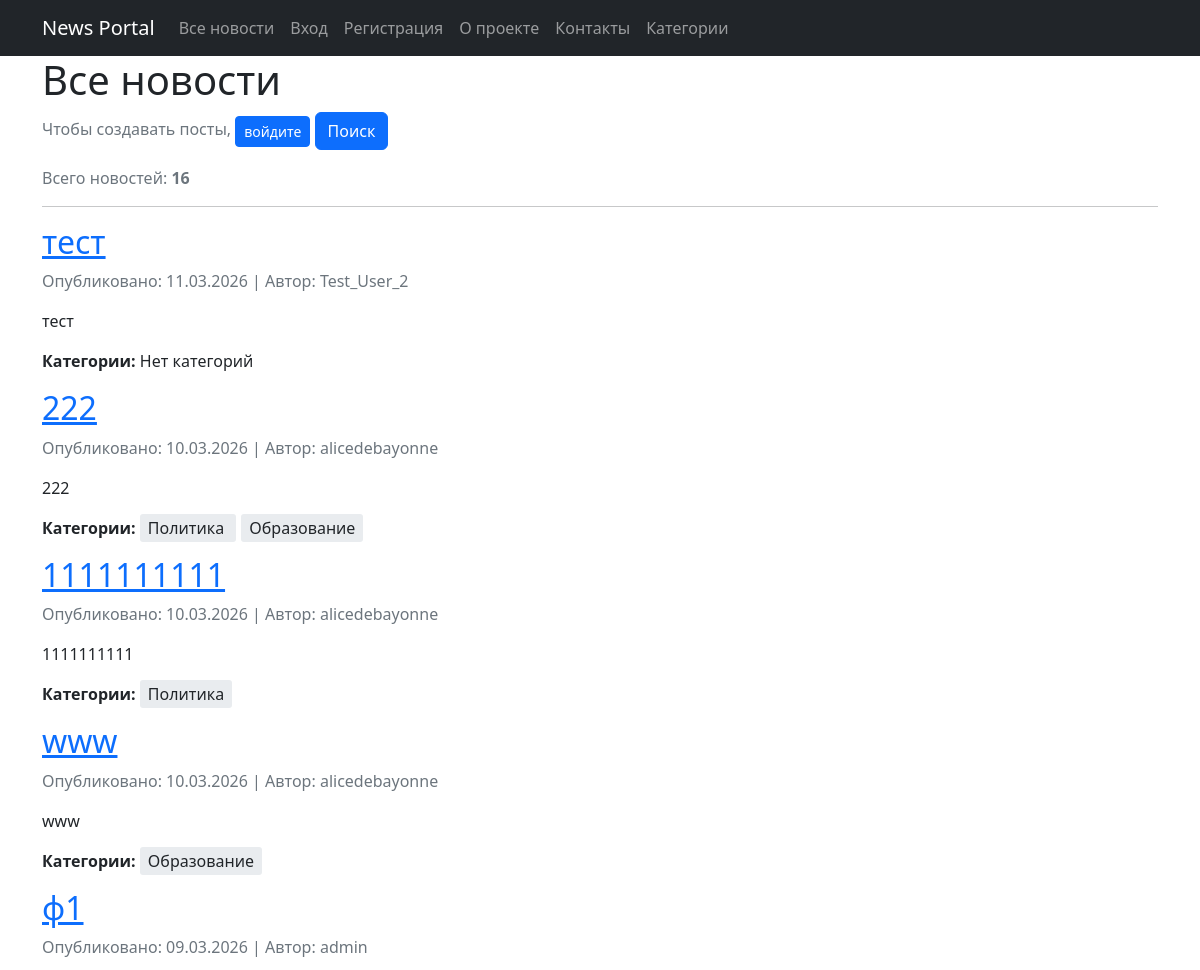
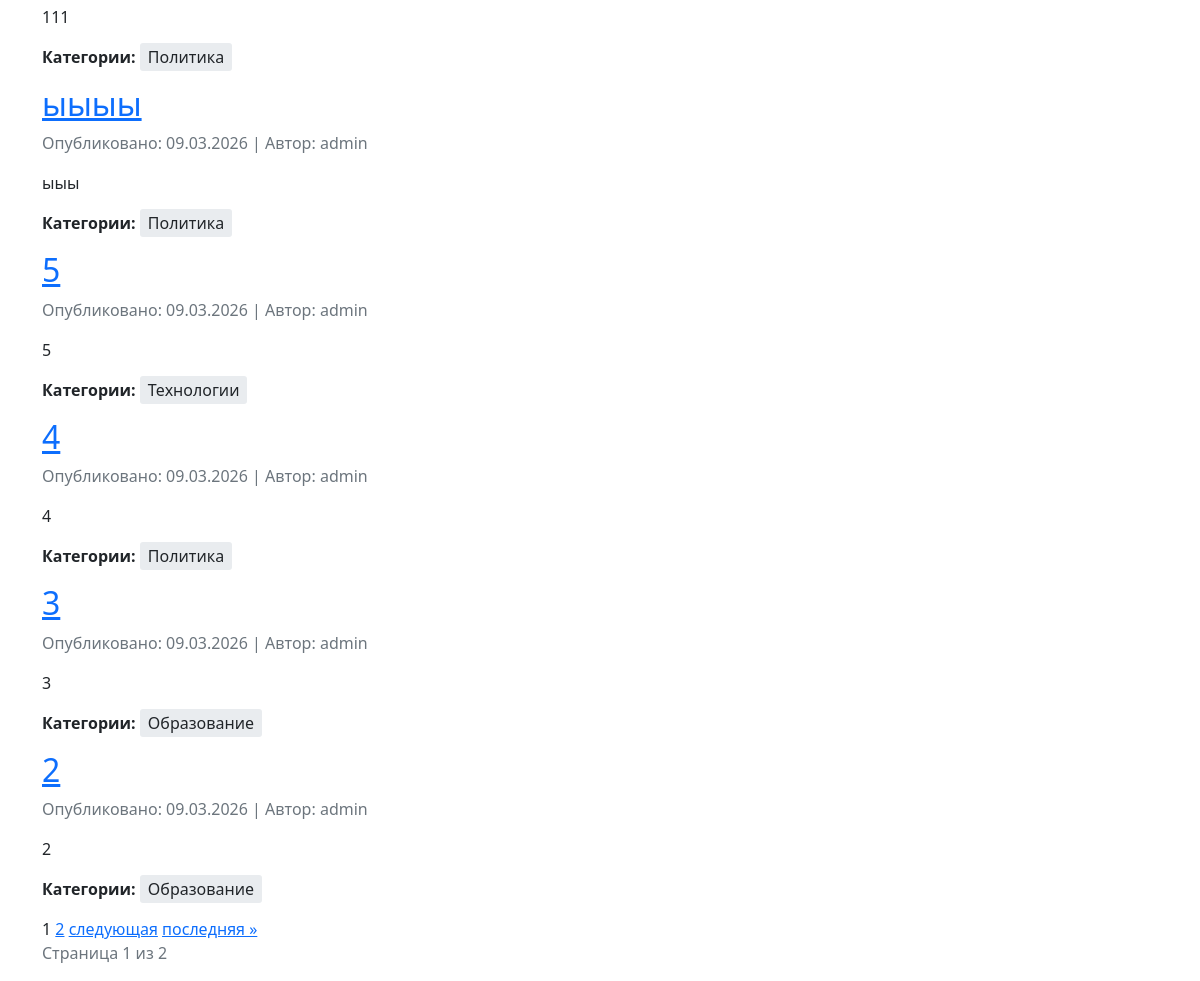
Page /news/ on the committed database (2 pictures, top to bottom).
### news/models.py (models this page shows, shortened)
class Post(models.Model):
    ARTICLE = 'AR'
    NEWS = 'NW'
    POST_TYPES = [
        (ARTICLE, 'Статья'),
        (NEWS, 'Новость'),
    ]
    author = models.ForeignKey(Author, on_delete=models.CASCADE, related_name='posts')
    post_type = models.CharField(max_length=2, choices=POST_TYPES, default=ARTICLE)
    created_at = models.DateTimeField(auto_now_add=True)
    categories = models.ManyToManyField(Category, through='PostCategory')
    title = models.CharField(max_length=200)
    content = models.TextField()
    rating = models.IntegerField(default=0)

class Author(models.Model):
    user = models.OneToOneField(User, on_delete=models.CASCADE)
    rating = models.IntegerField(default=0)

class Category(models.Model):
    name = models.CharField(max_length=100, unique=True)
    subscribers = models.ManyToManyField(
        User,
        related_name='subscribed_categories',
        blank=True
    )

### news/views.py (the view)
# urls.py: path('', NewsList.as_view(), name='news_list'),
class NewsList(ListView):
    model = Post
    template_name = 'news_list.html'
    context_object_name = 'news'
    queryset = Post.objects.filter(post_type='NW').order_by('-created_at')
    paginate_by = 10

### news/templatetags/custom_filters.py (called while the page is built)
@register.filter(name='censor')
@stringfilter  # Фильтр будет применяться только к строкам
def censor(value):
    if not isinstance(value, str):
        raise TypeError(f"Фильтр censor может применяться только к строкам. Получен тип: {type(value).__name__}")
    words = value.split()
    censored_words = []
    for word in words:
        word_lower = word.lower().strip('.,!?;:"()')
        if word_lower in BAD_WORDS:
            first_letter = word[0]
            censored_word = first_letter + '*' * (len(word) - 1)
            if word[-1] in '.,!?;:"()':
                censored_word += word[-1]
            censored_words.append(censored_word)
        else:
            censored_words.append(word)
    return ' '.join(censored_words)

### templates/news_list.html (shortened to what this page needs)
{% extends "flatpages/default.html" %}
{% load custom_filters %}
{% block content %}
    <h1>Все новости</h1>
    <p>
    {% if user.is_authenticated %}
        {% if perms.news.add_post %}
            <a href="{% url 'news_create' %}" class="btn btn-success">Создать новость</a>
            <a href="{% url 'article_create' %}" class="btn btn-info">Создать статью</a>
        {% else %}
            <span class="text-muted">Чтобы создавать посты, </span>
            <a href="{% url 'become_author' %}" class="btn btn-warning btn-sm">Станьте автором</a>
        {% endif %}
    {% else %}
        <span class="text-muted">Чтобы создавать посты, </span>
        <a href="{% url 'account_login' %}" class="btn btn-primary btn-sm">войдите</a>
    {% endif %}
    <a href="{% url 'news_search' %}" class="btn btn-primary">Поиск</a>
    </p>
    <p class="text-muted">Всего новостей: <strong>{{ page_obj.paginator.count }}</strong></p>
    <hr>
    {% if news %}
        {% for post in news %}
            <div class="news-item">
                <h2>
                    <a href="{% url 'news_detail' post.id %}">{{ post.title|censor }}</a>
                </h2>
                <p class="text-muted">
                    Опубликовано: {{ post.created_at|date:"d.m.Y" }} |
                    Автор: {{ post.author.user.username }}
                </p>
                <p>{{ post.content|censor|truncatewords:20 }}</p>
                <p>
                    <strong>Категории:</strong>
                    {% for category in post.categories.all %}
                        <span style="background-color: #e9ecef; padding: 3px 8px; margin-right: 5px; border-radius: 3px;">
                            {{ category.name }}
                        </span>
                    {% empty %}
                        <span>Нет категорий</span>
                    {% endfor %}
                </p>
            </div>
        {% endfor %}
        {% if is_paginated %}
            <div class="pagination">
                <span class="step-links">
                    {% for num in page_obj.paginator.page_range %}
                        {% if page_obj.number == num %}
                            <span class="current">{{ num }}</span>
                        {% elif num > page_obj.number|add:'-3' and num < page_obj.number|add:'3' %}
                            <a href="?page={{ num }}">{{ num }}</a>
                        {% endif %}
                    {% endfor %}
                    {% if page_obj.has_next %}
                        <a href="?page={{ page_obj.next_page_number }}">следующая</a>
                        <a href="?page={{ page_obj.paginator.num_pages }}">последняя &raquo;</a>
                    {% endif %}
                </span>
            </div>
            <p class="text-muted">
                Страница {{ page_obj.number }} из {{ page_obj.paginator.num_pages }}
            </p>
        {% endif %}
    {% else %}
        <p>Новостей пока нет.</p>
    {% endif %}
{% endblock %}

### rows in the picture
Post: title|censor "тест", created_at "11.03.2026", author.user.username "Test_User_2", content|censor "тест"
Post: title|censor "222", created_at "10.03.2026", author.user.username "alicedebayonne", content|censor "222"
Category: name "Политика"
Category: name "Образование"
Post: title|censor "1111111111", created_at "10.03.2026", author.user.username "alicedebayonne", content|censor "1111111111"
Post: title|censor "www", created_at "10.03.2026", author.user.username "alicedebayonne", content|censor "www"
Post: title|censor "ф1", created_at "09.03.2026", author.user.username "admin", content|censor "111"
Post: title|censor "ыыыы", created_at "09.03.2026", author.user.username "admin", content|censor "ыыы"
Post: title|censor "5", created_at "09.03.2026", author.user.username "admin", content|censor "5"
Category: name "Технологии"
Post: title|censor "4", created_at "09.03.2026", author.user.username "admin", content|censor "4"
Post: title|censor "3", created_at "09.03.2026", author.user.username "admin", content|censor "3"
Post: title|censor "2", created_at "09.03.2026", author.user.username "admin", content|censor "2"

### other values in the picture
{{ page_obj.paginator.count }} "16"
{{ num }} "1"
{{ num }} "2"
{{ page_obj.number }} "1"
{{ page_obj.paginator.num_pages }} "2"
